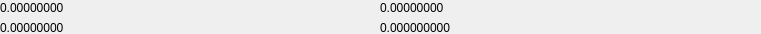
  <widget class="QWidget" name="widget" native="true">
   <property name="geometry">
    <rect>
     <x>10</x>
     <y>0</y>
     <width>761</width>
     <height>34</height>
    </rect>
   </property>
   <widget class="QLabel" name="Bid">
    <property name="geometry">
     <rect>
      <x>0</x>
      <y>0</y>
      <width>240</width>
      <height>16</height>
     </rect>
    </property>
    <property name="minimumSize">
     <size>
      <width>140</width>
      <height>0</height>
     </size>
    </property>
    <property name="text">
     <string>0.00000000</string>
    </property>
   </widget>
   <widget class="QLabel" name="Ask">
    <property name="geometry">
     <rect>
      <x>0</x>
      <y>20</y>
      <width>240</width>
      <height>16</height>
     </rect>
    </property>
    <property name="minimumSize">
     <size>
      <width>160</width>
      <height>0</height>
     </size>
    </property>
    <property name="text">
     <string>0.00000000</string>
    </property>
   </widget>
   <widget class="QLabel" name="volumet">
    <property name="geometry">
     <rect>
      <x>380</x>
      <y>20</y>
      <width>240</width>
      <height>16</height>
     </rect>
    </property>
    <property name="minimumSize">
     <size>
      <width>201</width>
      <height>0</height>
     </size>
    </property>
    <property name="text">
     <string>0.000000000</string>
    </property>
   </widget>
   <widget class="QLabel" name="volumebtc">
    <property name="geometry">
     <rect>
      <x>380</x>
      <y>0</y>
      <width>240</width>
      <height>16</height>
     </rect>
    </property>
    <property name="minimumSize">
     <size>
      <width>160</width>
      <height>0</height>
     </size>
    </property>
    <property name="text">
     <string>0.00000000</string>
    </property>
   </widget>
  </widget>
